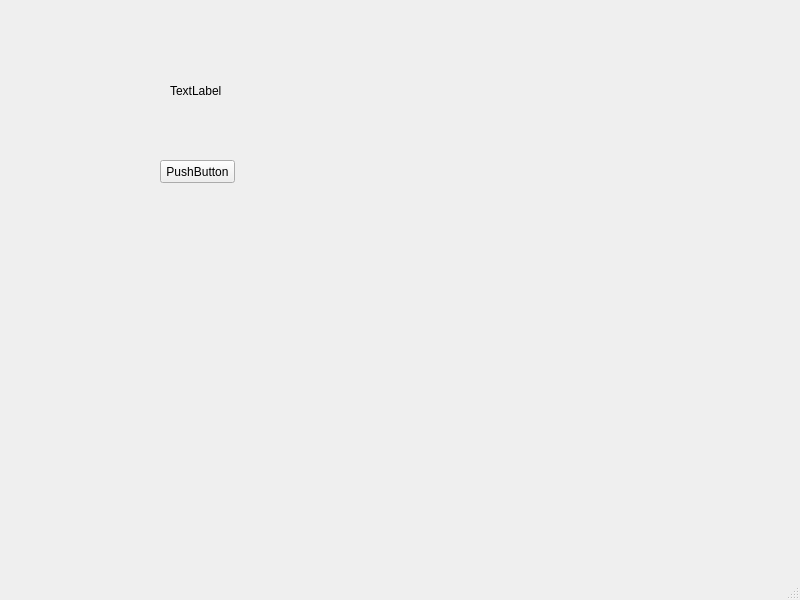
<?xml version="1.0" encoding="UTF-8"?>
<ui version="4.0">
 <class>Graph</class>
 <widget class="QMainWindow" name="Graph">
  <property name="geometry">
   <rect>
    <x>0</x>
    <y>0</y>
    <width>800</width>
    <height>600</height>
   </rect>
  </property>
  <property name="windowTitle">
   <string>Graph</string>
  </property>
  <widget class="QWidget" name="centralwidget">
   <widget class="QLabel" name="label">
    <property name="geometry">
     <rect>
      <x>170</x>
      <y>60</y>
      <width>61</width>
      <height>61</height>
     </rect>
    </property>
    <property name="text">
     <string>TextLabel</string>
    </property>
   </widget>
   <widget class="QPushButton" name="pushButton">
    <property name="geometry">
     <rect>
      <x>160</x>
      <y>160</y>
      <width>75</width>
      <height>23</height>
     </rect>
    </property>
    <property name="text">
     <string>PushButton</string>
    </property>
   </widget>
  </widget>
  <widget class="QMenuBar" name="menubar">
   <property name="geometry">
    <rect>
     <x>0</x>
     <y>0</y>
     <width>800</width>
     <height>21</height>
    </rect>
   </property>
  </widget>
  <widget class="QStatusBar" name="statusbar"/>
 </widget>
 <resources/>
 <connections/>
</ui>
